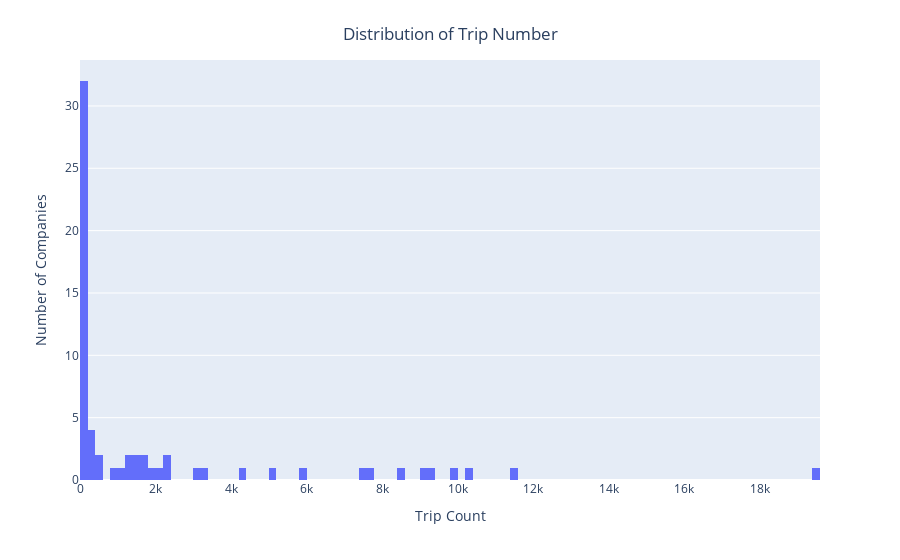

The notebook cell this image was saved under:
### Markdown cell above
## 4.3 Analysis

Both datframes will be analysed with a histogram, boxplot and barchart. Top taxi companies and neighborhood drop off locations will also be identified. Conclusions will be made.

### 4.3.1 Taxi Companies and Rides

### Code cell
# Create histogram of trips by company
fig = px.histogram(company, 
                   x="trips_amount", 
                   nbins=100)

# Update figure, center title, change xaxis title font size, change yaxis title font size
fig.update_layout(title={'text': 'Distribution of Trip Number',
                            'y':0.95,
                            'x':0.5,
                            'xanchor': 'center',
                            'yanchor': 'top'},
                    xaxis_title='Trip Count',
                    yaxis_title='Number of Companies')

# Show plot
fig.show()

### Figure 1 — Plotly figure (JSON) as saved in the notebook; plotly's stock layout.template omitted (floating-point values rounded to 4 significant figures)
{"data": [{"alignmentgroup": "True", "bingroup": "x", "hovertemplate": "trips_amount=%{x}<br>count=%{y}<extra></extra>", "legendgroup": "", "marker": {"color": "#636efa", "pattern": {"shape": ""}}, "name": "", "nbinsx": 100, "offsetgroup": "", "orientation": "v", "showlegend": false, "type": "histogram", "x": [19558, 11422, 10367, 9888, 9299, 9181, 8448, 7701, 7455, 5953, 5015, 4383, 3355, 3175, 2235, 2216, 2070, 1955, 1775, 1607, 1486, 1404, 1296, 1259, 1014, 978, 428, 402, 310, 250, 230, 210, 147, 146, 127, 39, 37, 36, 33, 33, 31, 29, 29, 29, 27, 25, 21, 21, 20, 16, 15, 15, 14, 14, 14, 13, 12, 11, 8, 7, 7, 5, 3, 2], "xaxis": "x", "yaxis": "y"}], "layout": {"barmode": "relative", "legend": {"tracegroupgap": 0}, "margin": {"t": 60}, "title": {"text": "Distribution of Trip Number", "x": 0.5, "xanchor": "center", "y": 0.95, "yanchor": "top"}, "xaxis": {"anchor": "y", "domain": [0, 1], "title": {"text": "Trip Count"}}, "yaxis": {"anchor": "x", "domain": [0, 1], "title": {"text": "Number of Companies"}}}}
